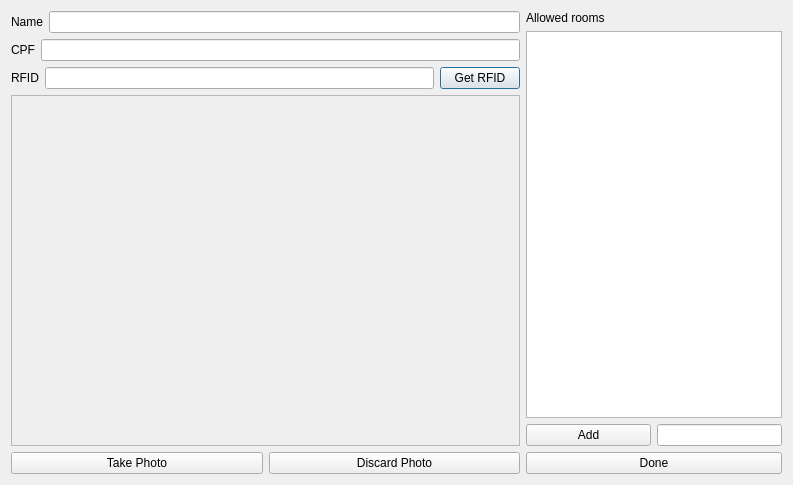
<?xml version="1.0" encoding="UTF-8"?>
<ui version="4.0">
 <class>register_dialog</class>
 <widget class="QDialog" name="register_dialog">
  <property name="windowModality">
   <enum>Qt::ApplicationModal</enum>
  </property>
  <property name="geometry">
   <rect>
    <x>0</x>
    <y>0</y>
    <width>793</width>
    <height>485</height>
   </rect>
  </property>
  <property name="windowTitle">
   <string>Access Control - Register Person</string>
  </property>
  <property name="modal">
   <bool>true</bool>
  </property>
  <layout class="QHBoxLayout" name="horizontalLayout_7">
   <item>
    <layout class="QVBoxLayout" name="verticalLayout_4">
     <item>
      <layout class="QVBoxLayout" name="verticalLayout">
       <property name="sizeConstraint">
        <enum>QLayout::SetMinimumSize</enum>
       </property>
       <item>
        <layout class="QHBoxLayout" name="horizontalLayout_5">
         <item>
          <widget class="QLabel" name="label_3">
           <property name="sizePolicy">
            <sizepolicy hsizetype="Minimum" vsizetype="Preferred">
             <horstretch>0</horstretch>
             <verstretch>0</verstretch>
            </sizepolicy>
           </property>
           <property name="text">
            <string>Name</string>
           </property>
          </widget>
         </item>
         <item>
          <widget class="QLineEdit" name="person_name"/>
         </item>
        </layout>
       </item>
       <item>
        <layout class="QHBoxLayout" name="horizontalLayout">
         <item>
          <widget class="QLabel" name="label">
           <property name="text">
            <string>CPF</string>
           </property>
          </widget>
         </item>
         <item>
          <widget class="QLineEdit" name="person_cpf"/>
         </item>
        </layout>
       </item>
       <item>
        <layout class="QHBoxLayout" name="horizontalLayout_4">
         <item>
          <widget class="QLabel" name="label_4">
           <property name="sizePolicy">
            <sizepolicy hsizetype="Minimum" vsizetype="Minimum">
             <horstretch>0</horstretch>
             <verstretch>0</verstretch>
            </sizepolicy>
           </property>
           <property name="text">
            <string>RFID</string>
           </property>
          </widget>
         </item>
         <item>
          <widget class="QLineEdit" name="person_rfid"/>
         </item>
         <item>
          <widget class="QPushButton" name="get_rfid">
           <property name="text">
            <string>Get RFID</string>
           </property>
          </widget>
         </item>
        </layout>
       </item>
      </layout>
     </item>
     <item>
      <layout class="QVBoxLayout" name="verticalLayout_2">
       <item>
        <widget class="QFrame" name="photo_frame">
         <property name="sizePolicy">
          <sizepolicy hsizetype="MinimumExpanding" vsizetype="MinimumExpanding">
           <horstretch>0</horstretch>
           <verstretch>0</verstretch>
          </sizepolicy>
         </property>
         <property name="frameShape">
          <enum>QFrame::StyledPanel</enum>
         </property>
         <property name="frameShadow">
          <enum>QFrame::Raised</enum>
         </property>
         <widget class="QLabel" name="photo_label">
          <property name="geometry">
           <rect>
            <x>2</x>
            <y>2</y>
            <width>505</width>
            <height>319</height>
           </rect>
          </property>
          <property name="text">
           <string/>
          </property>
         </widget>
        </widget>
       </item>
       <item>
        <layout class="QHBoxLayout" name="horizontalLayout_2">
         <item>
          <widget class="QPushButton" name="take_photo">
           <property name="sizePolicy">
            <sizepolicy hsizetype="Preferred" vsizetype="Fixed">
             <horstretch>0</horstretch>
             <verstretch>0</verstretch>
            </sizepolicy>
           </property>
           <property name="text">
            <string>Take Photo</string>
           </property>
          </widget>
         </item>
         <item>
          <widget class="QPushButton" name="discard_photo">
           <property name="text">
            <string>Discard Photo</string>
           </property>
          </widget>
         </item>
        </layout>
       </item>
      </layout>
     </item>
    </layout>
   </item>
   <item>
    <layout class="QVBoxLayout" name="verticalLayout_3">
     <item>
      <layout class="QHBoxLayout" name="horizontalLayout_3">
       <item>
        <widget class="QLabel" name="label_2">
         <property name="sizePolicy">
          <sizepolicy hsizetype="Minimum" vsizetype="Minimum">
           <horstretch>0</horstretch>
           <verstretch>0</verstretch>
          </sizepolicy>
         </property>
         <property name="text">
          <string>Allowed rooms</string>
         </property>
        </widget>
       </item>
      </layout>
     </item>
     <item>
      <widget class="QListWidget" name="allowed_rooms">
       <property name="sizePolicy">
        <sizepolicy hsizetype="Minimum" vsizetype="Expanding">
         <horstretch>0</horstretch>
         <verstretch>0</verstretch>
        </sizepolicy>
       </property>
      </widget>
     </item>
     <item>
      <layout class="QHBoxLayout" name="horizontalLayout_6">
       <item>
        <widget class="QPushButton" name="add_room">
         <property name="sizePolicy">
          <sizepolicy hsizetype="Minimum" vsizetype="Minimum">
           <horstretch>0</horstretch>
           <verstretch>0</verstretch>
          </sizepolicy>
         </property>
         <property name="text">
          <string>Add</string>
         </property>
        </widget>
       </item>
       <item>
        <widget class="QLineEdit" name="added_room">
         <property name="sizePolicy">
          <sizepolicy hsizetype="Minimum" vsizetype="Fixed">
           <horstretch>0</horstretch>
           <verstretch>0</verstretch>
          </sizepolicy>
         </property>
        </widget>
       </item>
      </layout>
     </item>
     <item>
      <widget class="QPushButton" name="is_done">
       <property name="text">
        <string>Done</string>
       </property>
      </widget>
     </item>
    </layout>
   </item>
  </layout>
 </widget>
 <resources/>
 <connections/>
</ui>
